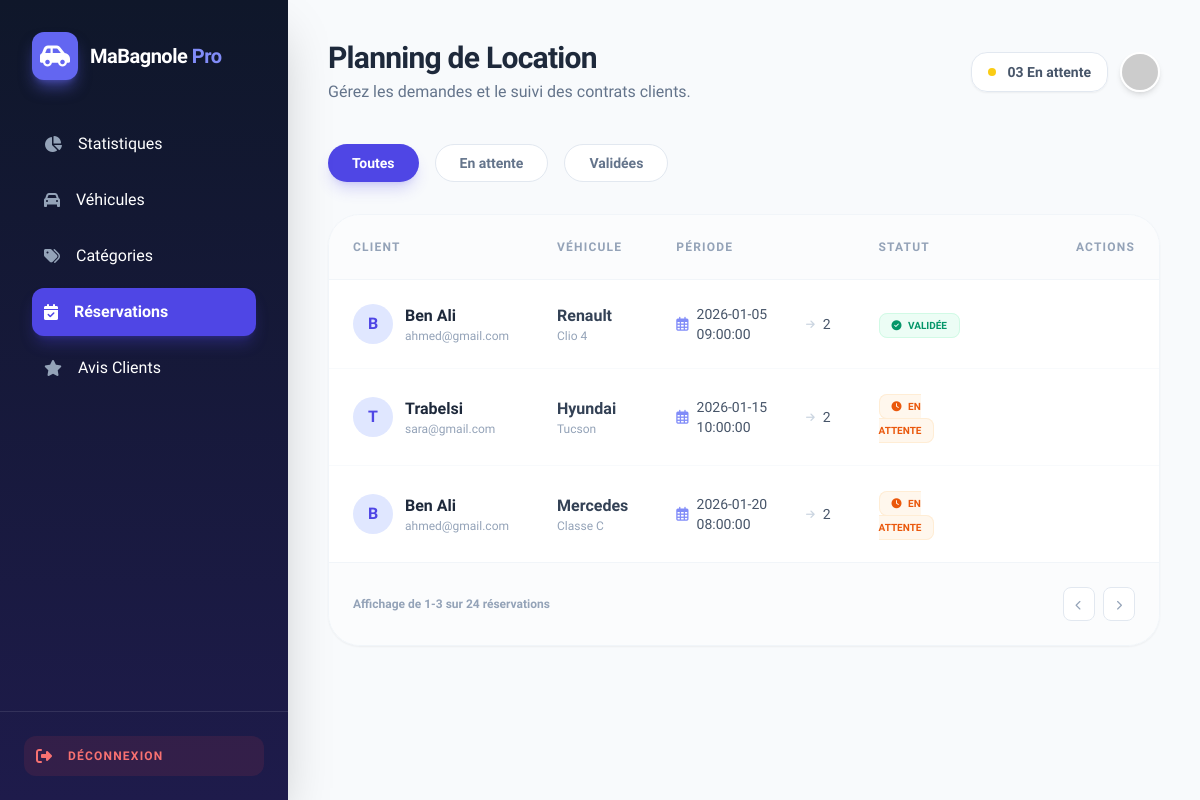
/ressources/views/admin/reservations.php, run on an earlier commit of the app's database.
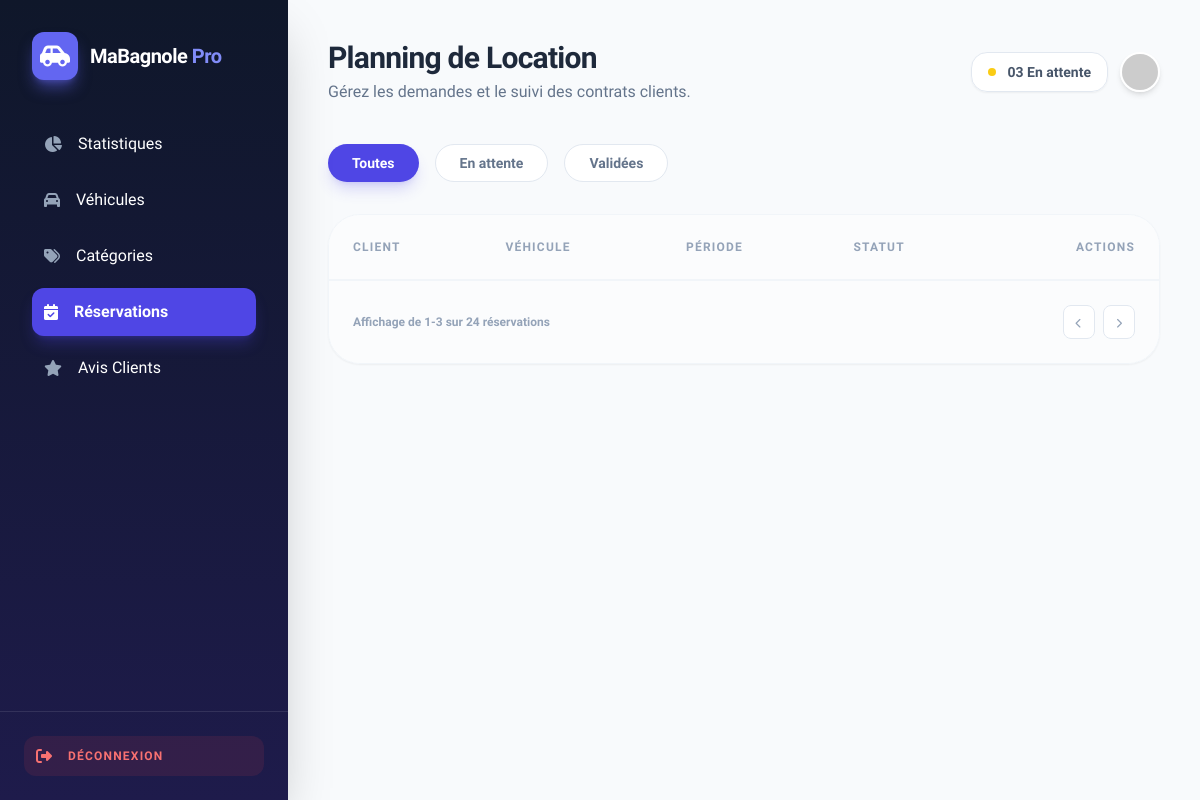
And on a later commit of the database.
### tables this page shows
CREATE TABLE reservations (
    id_reservation INT AUTO_INCREMENT PRIMARY KEY,
    dateDebut DATETIME NOT NULL,
    dateFin DATETIME NOT NULL,
    lieuPrise VARCHAR(150),
    dateCreation DATETIME NOT NULL DEFAULT NOW(),
    status VARCHAR(50),
    id_user INT,
    id_vehicule INT,
    FOREIGN KEY (id_user)
        REFERENCES users(id_user)
        ON DELETE CASCADE
        ON UPDATE CASCADE,
    FOREIGN KEY (id_vehicule)
        REFERENCES vehicules(id_vehicule)
        ON DELETE CASCADE
        ON UPDATE CASCADE
);

CREATE TABLE users (
    id_user INT AUTO_INCREMENT PRIMARY KEY,
    nom VARCHAR(100) NOT NULL,
    prenom VARCHAR(100) NOT NULL,
    role VARCHAR(50) NOT NULL,
    email VARCHAR(150) UNIQUE NOT NULL,
    password VARCHAR(255) NOT NULL,
    dateCreation DATETIME NOT NULL DEFAULT NOW()
);

CREATE TABLE vehicules (
    id_vehicule INT AUTO_INCREMENT PRIMARY KEY,
    modele VARCHAR(100) NOT NULL,
    marque TEXT NOT NULL,
    disponibilite BOOLEAN DEFAULT TRUE,
    id_categorie INT,
    FOREIGN KEY (id_categorie)
        REFERENCES categories(id_categorie)
        ON DELETE CASCADE
);

### includes/classes/reservation.php (called while the page is built, shortened)
<?php
class Reservation{
    public static function afficherReservations($conn){
        $sql="SELECT u.nom,u.email,v.modele,v.marque,r.dateDebut,r.dateFin,r.status,r.id_reservation FROM reservations r INNER JOIN users u ON r.id_user=u.id_user INNER JOIN vehicules v ON v.id_vehicule=r.id_vehicule";
        $stm=$conn->prepare($sql);
        $stm->execute();
        return $stm->fetchAll(PDO::FETCH_ASSOC);
    }
}
?>

### ressources/views/admin/reservations.php (the view, shortened to what this page needs)
<?php
require_once '../../../includes/config.php';
require_once '../../../includes/classes/reservation.php';
$reservations=Reservation::afficherReservations($conn);
?>
<!DOCTYPE html>
<html lang="fr">
<head>
    <script src="https://cdn.tailwindcss.com"></script>
    <link href="https://cdnjs.cloudflare.com/ajax/libs/font-awesome/6.4.0/css/all.min.css" rel="stylesheet">
</head>
<body class="bg-[#f8fafc] flex min-h-screen text-slate-900">
<aside class="w-72 sidebar-gradient text-white flex flex-col shadow-2xl overflow-hidden sticky top-0 h-screen">
    <div class="p-8">
        <div class="flex items-center gap-3 mb-10">
            <div class="bg-indigo-500 p-2 rounded-xl shadow-lg shadow-indigo-500/50">
                <i class="fas fa-car-side text-2xl"></i>
            </div>
            <span class="text-xl font-bold tracking-tight">MaBagnole <span class="text-indigo-400">Pro</span></span>
        </div>
        <nav class="space-y-2">
            <a href="Statistiques.php" class="flex items-center gap-4 p-3 rounded-xl transition-all duration-200 hover:bg-white/10 group">
                <i class="fas fa-chart-pie text-slate-400 group-hover:text-indigo-400"></i>
                <span class="font-medium">Statistiques</span>
            </a>
            <a href="vehicules.php" class="flex items-center gap-4 p-3 rounded-xl transition-all duration-200 hover:bg-white/10 group">
                <i class="fas fa-car text-slate-400 group-hover:text-indigo-400"></i>
                <span class="font-medium"> Véhicules</span>
            </a>
            <a href="categories.php" class="flex items-center gap-4 p-3 rounded-xl transition-all duration-200 hover:bg-white/10 group">
                <i class="fas fa-tags text-slate-400 group-hover:text-indigo-400"></i>
                <span class="font-medium">Catégories</span>
            </a>
            <a href="reservations.php" class="flex items-center gap-4 p-3 rounded-xl bg-indigo-600 shadow-lg shadow-indigo-600/30 font-semibold">
                <i class="fas fa-calendar-check text-white"></i>
                <span>Réservations</span>
            </a>
            <a href="avis.php" class="flex items-center gap-4 p-3 rounded-xl transition-all duration-200 hover:bg-white/10 group">
                <i class="fas fa-star text-slate-400 group-hover:text-indigo-400"></i>
                <span class="font-medium">Avis Clients</span>
            </a>
        </nav>
    </div>
    <div class="mt-auto p-6 border-t border-white/10">
        <button class="flex items-center gap-4 w-full p-3 rounded-xl bg-red-500/10 text-red-400 hover:bg-red-500 hover:text-white transition-all duration-300">
            <i class="fas fa-sign-out-alt"></i>
            <span class="font-bold uppercase text-xs tracking-widest">Déconnexion</span>
        </button>
    </div>
</aside>
<main class="flex-1 p-10 overflow-y-auto">
    <header class="flex justify-between items-center mb-10">
        <div>
            <h2 class="text-3xl font-extrabold text-slate-800 tracking-tight">Planning de Location</h2>
            <p class="text-slate-500 mt-1">Gérez les demandes et le suivi des contrats clients.</p>
        </div>
        <div class="flex gap-3">
            <div class="glass-card flex items-center gap-3 px-4 py-2 rounded-2xl border border-slate-200 shadow-sm">
                <div class="w-2 h-2 rounded-full bg-yellow-400 animate-pulse"></div>
                <span class="text-sm font-bold text-slate-600">03 En attente</span>
            </div>
            <img src="https://ui-avatars.com/api/?name=Admin+User&background=6366f1&color=fff" class="w-10 h-10 rounded-full border-2 border-white shadow-md">
        </div>
    </header>
    <div class="flex gap-4 mb-8">
        <button class="px-6 py-2 bg-indigo-600 text-white rounded-full text-sm font-bold shadow-lg shadow-indigo-600/20">Toutes</button>
        <button class="px-6 py-2 bg-white text-slate-500 hover:bg-indigo-50 hover:text-indigo-600 rounded-full text-sm font-bold border border-slate-200 transition-all">En attente</button>
        <button class="px-6 py-2 bg-white text-slate-500 hover:bg-indigo-50 hover:text-indigo-600 rounded-full text-sm font-bold border border-slate-200 transition-all">Validées</button>
    </div>
    <div class="glass-card rounded-[2rem] shadow-sm border border-slate-100 overflow-hidden">
        <table class="w-full text-left border-collapse">
            <thead>
                <tr class="bg-slate-50/50 border-b border-slate-100">
                    <th class="p-6 text-xs font-black text-slate-400 uppercase tracking-widest">Client</th>
                    <th class="p-6 text-xs font-black text-slate-400 uppercase tracking-widest">Véhicule</th>
                    <th class="p-6 text-xs font-black text-slate-400 uppercase tracking-widest">Période</th>
                    <th class="p-6 text-xs font-black text-slate-400 uppercase tracking-widest">Statut</th>
                    <th class="p-6 text-xs font-black text-slate-400 uppercase tracking-widest text-right">Actions</th>
                </tr>
            </thead>
            <tbody class="divide-y divide-slate-50">
            <?php
if(count($reservations)>0){
foreach($reservations as $reservation){
            ?>
                <tr class="hover:bg-indigo-50/30 transition-all group">
                    <td class="p-6">
                        <div class="flex items-center gap-3">
                            <div class="w-10 h-10 rounded-full bg-indigo-100 text-indigo-600 flex items-center justify-center font-bold"><?= $reservation['nom'][0] ?></div>
                            <div>
                                <p class="font-bold text-slate-800"><?= $reservation['nom'] ?></p>
                                <p class="text-xs text-slate-400"><?= $reservation['email'] ?></p>
                            </div>
                        </div>
                    </td>
                    <td class="p-6 font-semibold text-slate-700"><?= $reservation['marque'] ?><span class="text-xs text-slate-400 block font-normal"><?= $reservation['modele'] ?></span></td>
                    <td class="p-6 text-sm">
                        <div class="flex items-center gap-2 text-slate-600 font-medium">
                            <i class="far fa-calendar-alt text-indigo-400"></i>
                            <?= $reservation['dateDebut'] ?> <i class="fas fa-arrow-right text-[10px] text-slate-300"></i> <?= $reservation['dateFin'][0] ?>
                        </div>
                    </td>
                    <?php  if($reservation['status']=="confirmée"){
                     ?>
                          <td class="p-6">
                        <span class="bg-emerald-50 text-emerald-600 text-[10px] font-black px-3 py-1.5 rounded-lg border border-emerald-100">
                           <i class="fas fa-check-circle mr-1"></i> VALIDÉE
                        </span>
                    </td>
                    <?php  }else{
                     ?>
                    <td class="p-6">
                        <span class="bg-orange-50 text-orange-600 text-[10px] font-black px-3 py-1.5 rounded-lg border border-orange-100">
                           <i class="fas fa-clock mr-1"></i> EN ATTENTE
                        </span>
                    </td>
                    <?php   }
                        if($reservation['status']=="confirmée"){
                    ?>
                    <td class="p-6 text-right">
                    </td>
                    <?php   }else{
                     ?>
                    <td class="p-6 text-right">
                    </td>
                    <?php  } ?>
                </tr>
<?php  }  } ?>
            </tbody>
        </table>
        <div class="p-6 bg-slate-50/50 flex justify-between items-center border-t border-slate-100">
            <p class="text-xs font-bold text-slate-400">Affichage de 1-3 sur 24 réservations</p>
            <div class="flex gap-2">
                <button class="px-3 py-1 bg-white border border-slate-200 rounded-lg text-slate-400 hover:bg-indigo-600 hover:text-white transition-all"><i class="fas fa-chevron-left text-[10px]"></i></button>
                <button class="px-3 py-1 bg-white border border-slate-200 rounded-lg text-slate-400 hover:bg-indigo-600 hover:text-white transition-all"><i class="fas fa-chevron-right text-[10px]"></i></button>
            </div>
        </div>
    </div>
</main>
</body>
</html>

### ressources/views/admin/reservations.php (style rules this page uses)
body { font-family: 'Plus Jakarta Sans', sans-serif; }
.glass-card { background: rgba(255, 255, 255, 0.95); backdrop-filter: blur(10px); border: 1px solid rgba(255, 255, 255, 0.2); }
.sidebar-gradient { background: linear-gradient(180deg, #0f172a 0%, #1e1b4b 100%); }

What changed in the data, as far as the page shows it:
no longer on this page (row edited): reservations: id_user.nom "B", id_user.nom "Ben Ali", id_user.email "ahmed@gmail.com", id_vehicule.marque "Renault", id_vehicule.modele "Clio 4", dateDebut "2026-01-05 09:00:00", dateFin "2", status "confirmée" (drawn)
no longer on this page (row edited): reservations: id_user.nom "T", id_user.nom "Trabelsi", id_user.email "sara@gmail.com", id_vehicule.marque "Hyundai", id_vehicule.modele "Tucson", dateDebut "2026-01-15 10:00:00", dateFin "2", status "en attente" (drawn)
no longer on this page (row edited): reservations: id_user.nom "B", id_user.nom "Ben Ali", id_user.email "ahmed@gmail.com", id_vehicule.marque "Mercedes", id_vehicule.modele "Classe C", dateDebut "2026-01-20 08:00:00", dateFin "2", status "annulée" (drawn)
